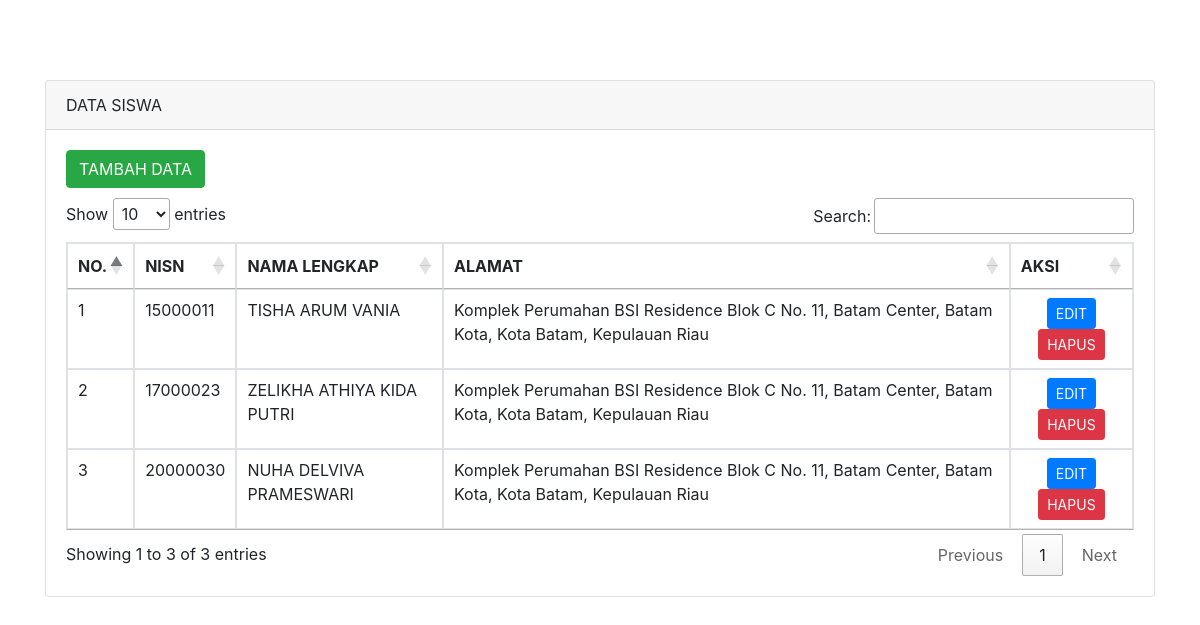
The page / on the database its author committed.
### tables this page shows
CREATE TABLE `tbl_siswa` (
  `id_siswa` int(11) NOT NULL,
  `nisn` varchar(10) NOT NULL,
  `nama_lengkap` varchar(50) NOT NULL,
  `alamat` text NOT NULL
);

### index.php (the view, shortened to what this page needs)
<!doctype html>
<html lang="en">
  <head>
    <link rel="stylesheet" href="https://stackpath.bootstrapcdn.com/bootstrap/4.4.1/css/bootstrap.min.css">
    <link rel="stylesheet" href="//cdn.datatables.net/1.10.20/css/jquery.dataTables.min.css">
  </head>
  <body>
    <div class="container" style="margin-top: 80px">
      <div class="row">
        <div class="col-md-12">
          <div class="card">
            <div class="card-header">
              DATA SISWA
            </div>
            <div class="card-body">
              <a href="tambah-siswa.php" class="btn btn-md btn-success" style="margin-bottom: 10px">TAMBAH DATA</a>
              <table class="table table-bordered" id="myTable">
                <thead>
                  <tr>
                    <th scope="col">NO.</th>
                    <th scope="col">NISN</th>
                    <th scope="col">NAMA LENGKAP</th>
                    <th scope="col">ALAMAT</th>
                    <th scope="col">AKSI</th>
                  </tr>
                </thead>
                <tbody>
                  <?php
                      include('koneksi.php');
                      $no = 1;
                      $query = mysqli_query($connection,"SELECT * FROM tbl_siswa");
                      while($row = mysqli_fetch_array($query)){
                  ?>
                  <tr>
                      <td><?php echo $no++ ?></td>
                      <td><?php echo $row['nisn'] ?></td>
                      <td><?php echo $row['nama_lengkap'] ?></td>
                      <td><?php echo $row['alamat'] ?></td>
                      <td class="text-center">
                        <a href="edit-siswa.php?id=<?php echo $row['id_siswa'] ?>" class="btn btn-sm btn-primary">EDIT</a>
                        <a href="hapus-siswa.php?id=<?php echo $row['id_siswa'] ?>" class="btn btn-sm btn-danger">HAPUS</a>
                      </td>
                  </tr>
                <?php } ?>
                </tbody>
              </table>
            </div>
          </div>
      </div>
    </div>
  </body>
</html>

### rows shown on the page
tbl_siswa: nisn "15000011", nama_lengkap "TISHA ARUM VANIA", alamat "Komplek Perumahan BSI Residence Blok C No. 11, Batam Center, Batam Kota, Kota Batam, Kepulauan Riau"
tbl_siswa: nisn "17000023", nama_lengkap "ZELIKHA ATHIYA KIDA PUTRI", alamat "Komplek Perumahan BSI Residence Blok C No. 11, Batam Center, Batam Kota, Kota Batam, Kepulauan Riau"
tbl_siswa: nisn "20000030", nama_lengkap "NUHA DELVIVA PRAMESWARI", alamat "Komplek Perumahan BSI Residence Blok C No. 11, Batam Center, Batam Kota, Kota Batam, Kepulauan Riau"
